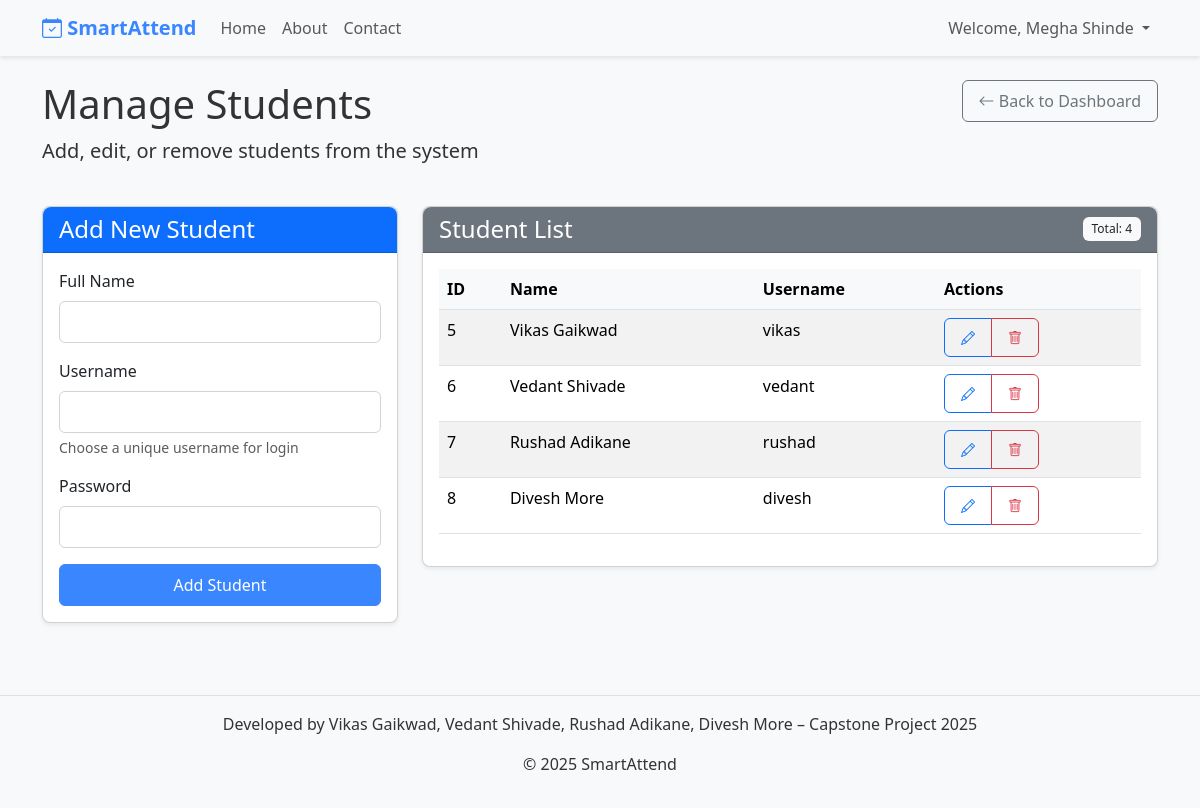
The page /admin/manage-students (signed in) on the database its author committed.
### tables this page shows
CREATE TABLE users (
    id INTEGER PRIMARY KEY AUTOINCREMENT,
    username TEXT UNIQUE NOT NULL,
    password TEXT NOT NULL,
    role TEXT NOT NULL,
    name TEXT NOT NULL,
    subject TEXT
);

### app.py (the view, shortened to what this page needs)
@app.route('/admin/manage-students', methods=['GET', 'POST'])
@login_required
@admin_required
def manage_students():
    db = get_db()
    students = db.execute('SELECT * FROM users WHERE role = "student"').fetchall()
    return render_template('manage_students.html', students=students)

### app.py (called while the page is built)
def get_db():
    conn = sqlite3.connect(app.config['DATABASE'])
    conn.row_factory = sqlite3.Row
    return conn

def login_required(f):
    @wraps(f)
    def decorated_function(*args, **kwargs):
        if 'user_id' not in session:
            return redirect(url_for('login'))
        return f(*args, **kwargs)
    return decorated_function

def admin_required(f):
    @wraps(f)
    def decorated_function(*args, **kwargs):
        if 'user_id' not in session or session.get('role') != 'admin':
            flash('Admin access required')
            return redirect(url_for('login'))
        return f(*args, **kwargs)
    return decorated_function

### templates/manage_students.html (shortened to what this page needs)
{% extends 'base.html' %}
{% block content %}
<div class="row mb-4">
    <div class="col-md-8">
        <h1>Manage Students</h1>
        <p class="lead">Add, edit, or remove students from the system</p>
    </div>
    <div class="col-md-4 text-end">
        <a href="{{ url_for('admin_dashboard') }}" class="btn btn-outline-secondary">
            <i class="bi bi-arrow-left"></i> Back to Dashboard
        </a>
    </div>
</div>
<div class="row">
    <div class="col-md-4">
        <div class="card shadow-sm mb-4">
            <div class="card-header bg-primary text-white">
                <h4 class="mb-0">Add New Student</h4>
            </div>
            <div class="card-body">
                <form method="post">
                    <div class="mb-3">
                        <label for="name" class="form-label">Full Name</label>
                        <input type="text" class="form-control" id="name" name="name" required>
                    </div>
                    <div class="mb-3">
                        <label for="username" class="form-label">Username</label>
                        <input type="text" class="form-control" id="username" name="username" required>
                        <div class="form-text">Choose a unique username for login</div>
                    </div>
                    <div class="mb-3">
                        <label for="password" class="form-label">Password</label>
                        <input type="password" class="form-control" id="password" name="password" required>
                    </div>
                    <div class="d-grid">
                        <button type="submit" class="btn btn-primary">Add Student</button>
                    </div>
                </form>
            </div>
        </div>
    </div>
    <div class="col-md-8">
        <div class="card shadow-sm">
            <div class="card-header bg-secondary text-white d-flex justify-content-between align-items-center">
                <h4 class="mb-0">Student List</h4>
                <span class="badge bg-light text-dark">Total: {{ students|length }}</span>
            </div>
            <div class="card-body">
                {% if students %}
                <div class="table-responsive">
                    <table class="table table-hover table-striped">
                        <thead class="table-light">
                            <tr>
                                <th>ID</th>
                                <th>Name</th>
                                <th>Username</th>
                                <th>Actions</th>
                            </tr>
                        </thead>
                        <tbody>
                            {% for student in students %}
                            <tr>
                                <td>{{ student.id }}</td>
                                <td>{{ student.name }}</td>
                                <td>{{ student.username }}</td>
                                <td>
                                    <div class="btn-group btn-group-sm">
                                        <button type="button" class="btn btn-outline-primary edit-student-btn"
                                                data-student-id="{{ student.id }}">
                                            <i class="bi bi-pencil"></i>
                                        </button>
                                        <button type="button" class="btn btn-outline-danger delete-student-btn"
                                                data-student-id="{{ student.id }}">
                                            <i class="bi bi-trash"></i>
                                        </button>
                                    </div>
                                </td>
                            </tr>
                            {% endfor %}
                        </tbody>
                    </table>
                </div>
                {% else %}
                <div class="alert alert-info">
                    <i class="bi bi-info-circle me-2"></i> No students found in the system. Add your first student using the form on the left.
                </div>
                {% endif %}
            </div>
        </div>
    </div>
</div>
{% endblock %}

### static/css/style.css (style rules this page uses)
body { font-family: 'Segoe UI', Roboto, 'Helvetica Neue', Arial, sans-serif; background-color: #f8f9fa; color: #333; }
.card { border-radius: 0.5rem; box-shadow: 0 0.125rem 0.25rem rgba(0, 0, 0, 0.075); margin-bottom: 1.5rem; transition: transform 0.2s, box-shadow 0.2s; }
.card-header { border-top-left-radius: 0.5rem !important; border-top-right-radius: 0.5rem !important; font-weight: 500; }
.btn { border-radius: 0.375rem; padding: 0.5rem 1rem; transition: all 0.2s; }
.btn-primary { background-color: #3a86ff; border-color: #3a86ff; }
.table thead th { background-color: #f8f9fa; font-weight: 600; border-bottom: 1px solid #dee2e6; }
.form-control { border-radius: 0.375rem; padding: 0.5rem 0.75rem; border: 1px solid #ced4da; }
.badge { font-weight: 500; padding: 0.5em 0.75em; }

### rows shown on the page
users: id "5", name "Vikas Gaikwad", username "vikas"
users: id "6", name "Vedant Shivade", username "vedant"
users: id "7", name "Rushad Adikane", username "rushad"
users: id "8", name "Divesh More", username "divesh"

### other values the page prints
{{ session.name }} "Megha Shinde"
{{ students|length }} "4"
